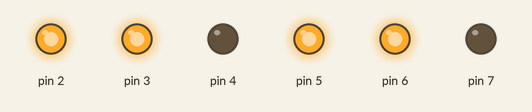
A sketch run on a simulated Arduino Uno, built with avr-gcc and run on an emulated ATmega328P. On the bench: output pins drawn as LEDs (lit = HIGH). What the sketch prints to the serial monitor is not drawn.

Above: at 0.15 s.
At 23.4 s:
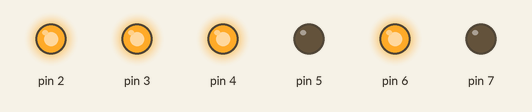
At 47.34 s:
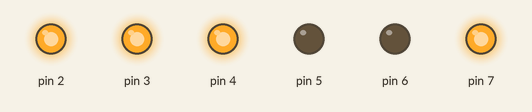
At 94.92 s:
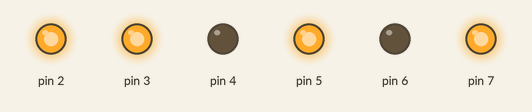
Timing chart, 0 to 95.2 s (numbered marks = the images above):
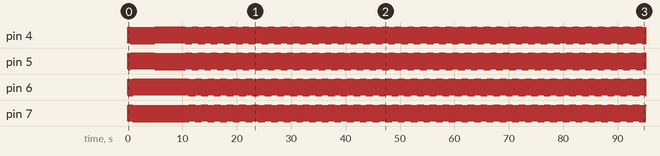

The sketch:

stepper.ino
```cpp
int pins[4];
int pins_en[2];
int i = 0;
int speed1 = 1;
unsigned long last = 0;
unsigned long period = 10000;

unsigned int sequence[4];

void setup() {
  // put your setup code here, to run once:

  pins[0] = 4;
  pins[1] = 5;
  pins[2] = 6;
  pins[3] = 7;

  pins_en[0] = 2;
  pins_en[1] = 3;

  sequence[0] = 10;
  sequence[1] = 6;
  sequence[2] = 5;
  sequence[3] = 9;

  for(int j = 0; j < 2; ++j) {
    pinMode(pins_en[j], OUTPUT);
    digitalWrite(pins_en[j], HIGH);
  }

  for(int j = 0; j < 4; ++j)
    pinMode(pins[j], OUTPUT);

  Serial.begin(9600);

}

void loop() {
  // put your main code here, to run repeatedly:

  // wait for time to step
  unsigned long t = micros();

  Serial.println("the time is");
  Serial.println(t);

  if((last + period) > t) return;
  last = t;

  if(speed1 > 0)
  {
    i = (i + 1) % 4;
  }
  else if(speed1 < 0)
  {
    i = (i + 3) % 4;
  }

  for(int j = 0; j < 4; ++j)
  {
    digitalWrite(pins[j], (1 << j) & sequence[i]);
  }

}
```

Measured:
- by itself, pin 4–7: alternates HIGH for 0.05 s and LOW for 0.05 s
